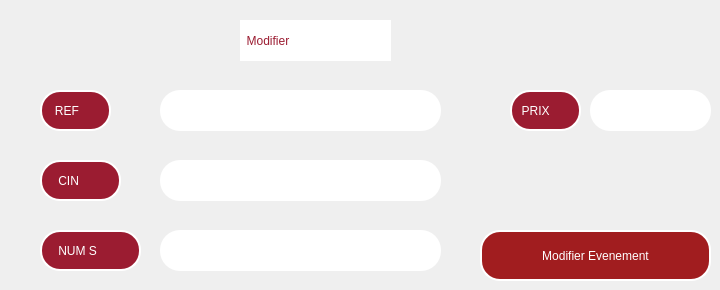
            <widget class="QWidget" name="MODIFIER">
             <attribute name="title">
              <string>Modifier Evenement</string>
             </attribute>
             <widget class="QPushButton" name="PBmodifierX">
              <property name="geometry">
               <rect>
                <x>480</x>
                <y>230</y>
                <width>231</width>
                <height>51</height>
               </rect>
              </property>
              <property name="cursor">
               <cursorShape>PointingHandCursor</cursorShape>
              </property>
              <property name="styleSheet">
               <string notr="true">QPushButton
{border-radius:20px;
background-color:rgb(161, 29, 31);
color:white;
border: 2px solid white;}

QPushButton::hover
{
background-color:white;
color:rgb(161, 29, 31);}

</string>
              </property>
              <property name="text">
               <string>Modifier Evenement</string>
              </property>
             </widget>
             <widget class="QLineEdit" name="LineMod">
              <property name="geometry">
               <rect>
                <x>160</x>
                <y>90</y>
                <width>281</width>
                <height>41</height>
               </rect>
              </property>
              <property name="styleSheet">
               <string notr="true">border-radius:20px;background-color:white;</string>
              </property>
             </widget>
             <widget class="QLabel" name="label_26">
              <property name="geometry">
               <rect>
                <x>40</x>
                <y>90</y>
                <width>71</width>
                <height>41</height>
               </rect>
              </property>
              <property name="styleSheet">
               <string notr="true">background-color:#9B1C31;
color:white;
border-radius:20px;
 border: 2px solid white ;</string>
              </property>
              <property name="text">
               <string>   REF</string>
              </property>
             </widget>
             <widget class="QLineEdit" name="LineCin">
              <property name="geometry">
               <rect>
                <x>160</x>
                <y>160</y>
                <width>281</width>
                <height>41</height>
               </rect>
              </property>
              <property name="styleSheet">
               <string notr="true">background-color:white;
border-radius:20px;</string>
              </property>
             </widget>
             <widget class="QLineEdit" name="LineNumS">
              <property name="geometry">
               <rect>
                <x>160</x>
                <y>230</y>
                <width>281</width>
                <height>41</height>
               </rect>
              </property>
              <property name="styleSheet">
               <string notr="true">background-color:white;
border-radius:20px;</string>
              </property>
             </widget>
             <widget class="QLabel" name="label_27">
              <property name="geometry">
               <rect>
                <x>40</x>
                <y>160</y>
                <width>81</width>
                <height>41</height>
               </rect>
              </property>
              <property name="styleSheet">
               <string notr="true">background-color:#9B1C31;
color:white;
border-radius:20px;
 border: 2px solid white ;</string>
              </property>
              <property name="text">
               <string>    CIN</string>
              </property>
             </widget>
             <widget class="QLabel" name="label_28">
              <property name="geometry">
               <rect>
                <x>40</x>
                <y>230</y>
                <width>101</width>
                <height>41</height>
               </rect>
              </property>
              <property name="styleSheet">
               <string notr="true">background-color:#9B1C31;
color:white;
border-radius:20px;
 border: 2px solid white ;</string>
              </property>
              <property name="text">
               <string>    NUM S</string>
              </property>
             </widget>
             <widget class="QLabel" name="label_32">
              <property name="geometry">
               <rect>
                <x>240</x>
                <y>20</y>
                <width>151</width>
                <height>41</height>
               </rect>
              </property>
              <property name="styleSheet">
               <string notr="true">QLabel{

font: 63 11pt &quot;Lucida Sans Typewriter&quot;;
background-color:white;
border-radius:25px;
color:#9B1C31;}



</string>
              </property>
              <property name="text">
               <string>  Modifier  </string>
              </property>
             </widget>
             <widget class="QLineEdit" name="pxB">
              <property name="geometry">
               <rect>
                <x>590</x>
                <y>90</y>
                <width>121</width>
                <height>41</height>
               </rect>
              </property>
              <property name="styleSheet">
               <string notr="true">border-radius:20px;background-color:white;</string>
              </property>
             </widget>
             <widget class="QLabel" name="label_36">
              <property name="geometry">
               <rect>
                <x>510</x>
                <y>90</y>
                <width>71</width>
                <height>41</height>
               </rect>
              </property>
              <property name="styleSheet">
               <string notr="true">background-color:#9B1C31;
color:white;
border-radius:20px;
 border: 2px solid white ;</string>
              </property>
              <property name="text">
               <string>  PRIX</string>
              </property>
             </widget>
            </widget>
